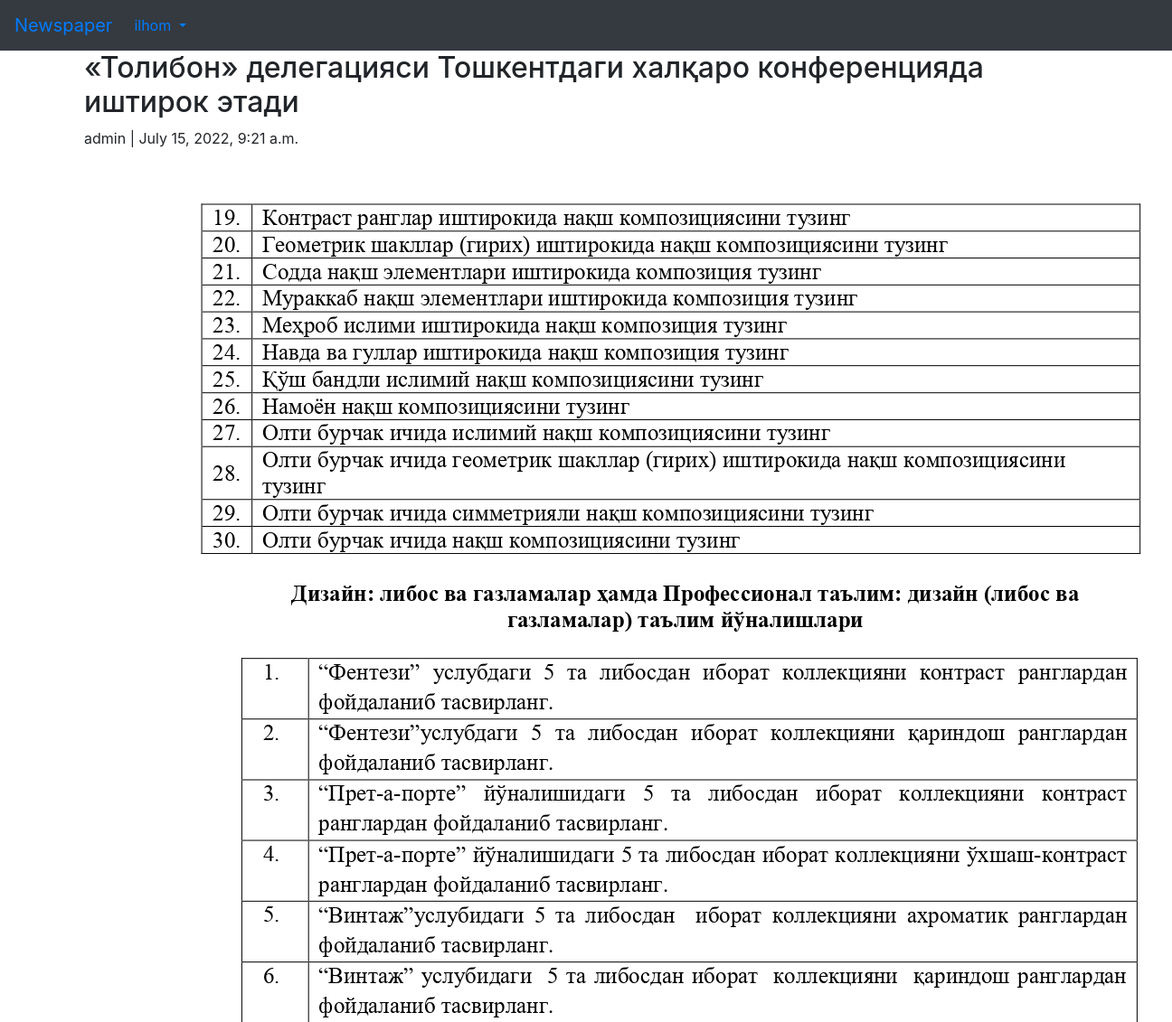
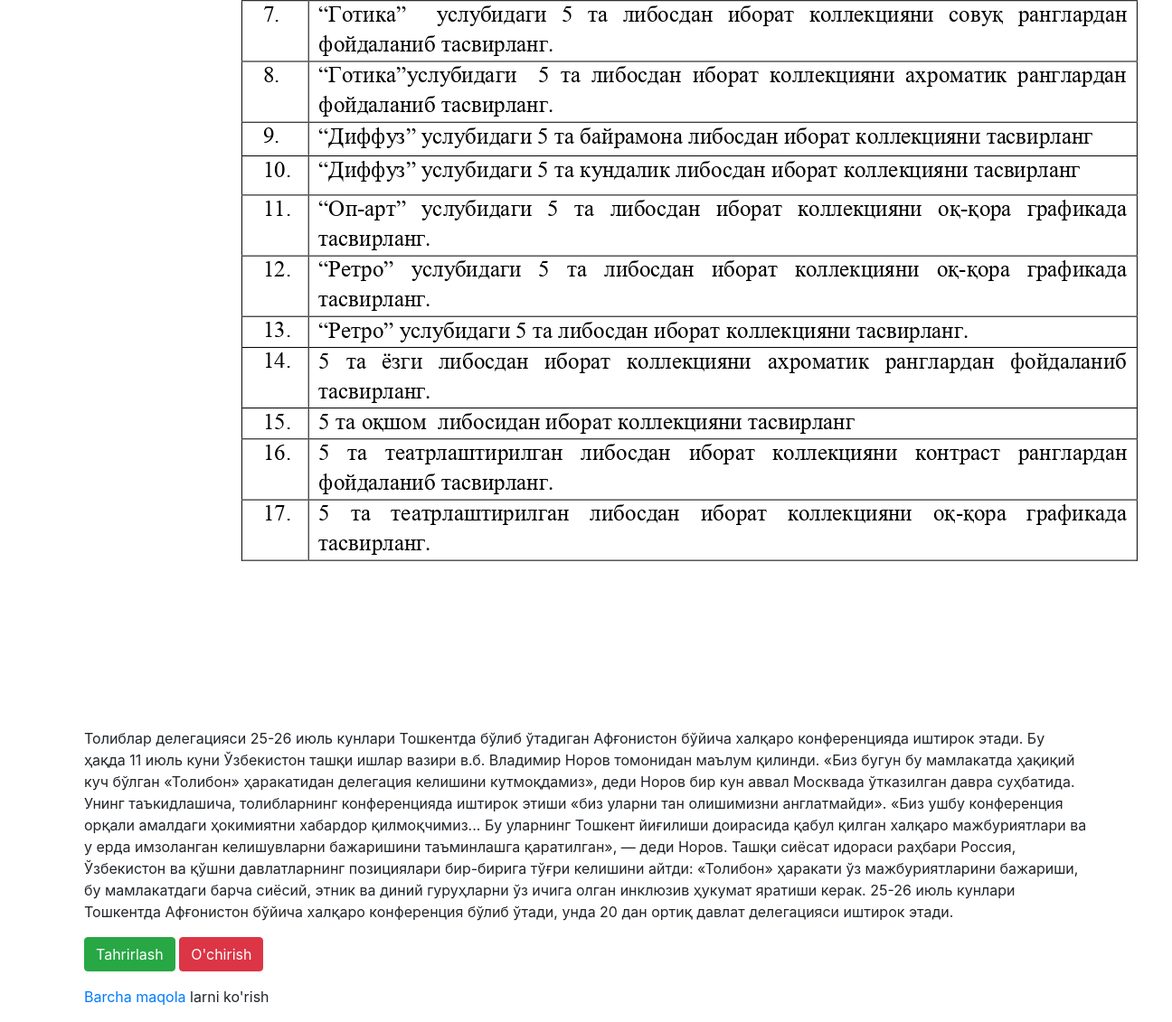
Screenshot of /articles/1/detail (signed in) with the database file from the repository (2 pictures, top to bottom).
### users/models.py (models this page shows)
class CustomUser(AbstractUser):#customuser degan user shabloni yaratebmiz
    age=models.PositiveIntegerField(null=True, blank=True)
    address=models.CharField(max_length=200)
    job=models.CharField(max_length=50)

### articles/models.py (models this page shows, shortened)
class Article(models.Model):
    title=models.CharField(max_length=255)
    body=models.TextField()
    image=models.ImageField(upload_to='images/', blank=True)
    date=models.DateTimeField(auto_now_add=True)
    author=models.ForeignKey(
        get_user_model(),
        on_delete=models.CASCADE
    )

### articles/views.py (the view)
# urls.py: path('<int:pk>/detail', ArticleDetailView.as_view(), name='article_detail'),
class ArticleDetailView(LoginRequiredMixin, DetailView):
    model=Article
    template_name='article_detail.html'
    login_url='login'

### templates/article_detail.html
{% extends 'base.html' %}
{% block content %}
<div class="article-entry">
    <h2>{{object.title}}</h2>
    <p>{{object.author}} | {{object.date}}</p>
    {% if article.image %}
    <img src="{{object.image.url}}" alt="Bu yerda rasm bor">
    {% endif %}
    <p>{{object.body}}</p>
</div>
<p>
    <a href="{% url 'article_edit' article.pk %}" class="btn btn-success">Tahrirlash</a>
    <a href="{% url 'article_delete' article.pk %} " class="btn btn-danger">O'chirish</a>
    <p><a href="{% url 'article_list' %}">Barcha maqola</a> larni ko'rish</p>
</p>
{% endblock %}

### templates/base.html (shortened to what this page needs)
<!DOCTYPE html>
<html lang="en">
<head>
    <link rel="stylesheet" href="https://cdn.jsdelivr.net/npm/bootstrap@4.0.0/dist/css/bootstrap.min.css"
>
</head>
<body>
    <nav class="navbar navbar-expand-lg navbar-white bg-dark">
        <a class="navbar-brand" href="{% url 'home' %}">Newspaper</a>
        <div class="collapse navbar-collapse" id="navbar-collapse">
            {% if user.is_authenticated %}
            <ul class="navbar-nav mr-auto">
                <li class="nav-item dropdown">
                    <a class="nav-link dropdown-toggle" href="#" id="userMenu" role="button" data-toggle="dropdown"
                        aria-haspopup="true" aria-expanded="false">
                        {{user.username}}
                    </a>
                </li>
            </ul>
            {% else %}
            <form class="form-inline ml-auto">
                <a href="{% url 'login' %}" class="btn btn-outline-secondary">Log In</a>
                <a href="{% url 'signup' %}" class="btn btn-primary ml-2">Ro'yxatdan o'tkazish</a>
            </form>
            {% endif %}
        </div>
    </nav>
    <div class="container">
        {% block content %}
        {% endblock %}
    </div>
</body>
</html>

### rows the page displays
CustomUser: username "ilhom"
Article: title "«Толибон» делегацияси Тошкентдаги халқаро конференцияда иштирок этади", author "admin", date "July 15, 2022, 9:21 a.m.", image (picture), body "Толиблар делегацияси 25-26 июль кунлари Тошкентда бўлиб ўтадиган Афғонистон бўйича халқаро конференцияда иштирок этади. Бу ҳақда 11 июль куни Ўзбекистон ташқи ишлар вазири в.б. Владимир Норов томонидан маълум қилинди. «Биз бугун бу мамлакатда ҳақиқий куч бўлган «Толибон» ҳаракатидан делегация келишини кутмоқдамиз», деди Норов бир кун аввал Москвада ўтказилган давра суҳбатида. Унинг таъкидлашича, толибларнинг конференцияда иштирок этиши «биз уларни тан олишимизни англатмайди». «Биз ушбу конференция орқали амалдаги ҳокимиятни хабардор қилмоқчимиз... Бу уларнинг Тошкент йиғилиши доирасида қабул қилган халқаро мажбуриятлари ва у ерда имзоланган келишувларни бажаришини таъминлашга қаратилган», —…"
